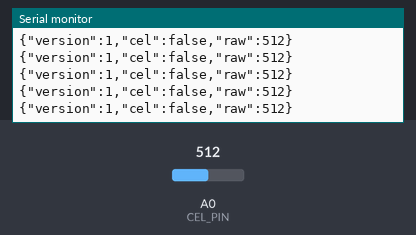
The sketch below on a simulated Arduino Uno, built with avr-gcc and run on an emulated ATmega328P. On the bench: the last lines printed to the serial monitor. The inputs (shaded band) are chosen by the test bench; at power-on: A0 (CEL_PIN) = 512.

Above: at 1.2 s.
1.3 s: A0 (CEL_PIN) set to 369
At 1.35 s:
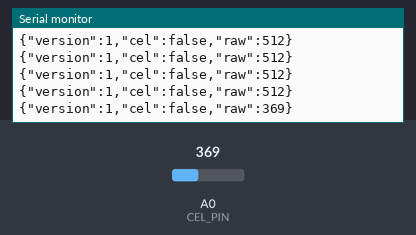
2.8 s: A0 (CEL_PIN) set to 346
At 2.87 s:
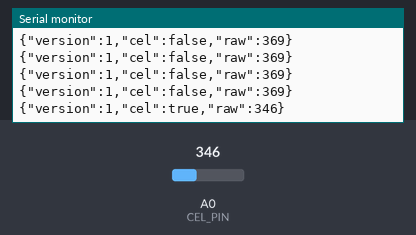

The sketch:

CEL.ino
```cpp
//analog input
// a22 - 24k - 24k - arduino analog input - 24k - gnd (b18)
//2002 rsx , cel kontak acik cel acik 333, motor acik cel acik 340 , cel kapali motor kapali 427 , cel kapali motor acik 426.
//safe range'de ayarlandi. 360 ve 400. +-30 seklinde.


const byte CEL_PIN = A0;

const int CEL_ON_THRESHOLD = 360;
const int CEL_OFF_THRESHOLD = 400;

bool celOn = false;

void setup() {
  Serial.begin(115200);
  pinMode(CEL_PIN, INPUT_PULLUP);
}

void loop() {
  long total = 0;

  // Average 10 readings
  for (int i = 0; i < 10; i++) {
    total += analogRead(CEL_PIN);
    delay(2);
  }

  int raw = total / 10;

  // Active LOW with hysteresis
  if (raw <= CEL_ON_THRESHOLD) {
    celOn = true;
  }
  else if (raw >= CEL_OFF_THRESHOLD) {
    celOn = false;
  }

  // JSON v1 - RSX Cluster UI
  Serial.print("{\"version\":1,\"cel\":");
  Serial.print(celOn ? "true" : "false");

  Serial.print(",\"raw\":");
  Serial.print(raw);

  Serial.println("}");

  delay(80);
}
```

Measured:
- the behaviour switches between 361 and 360 on A0 (CEL_PIN) (found by bisection; images 1 and 2)
- after the input at 1.3 s, the serial monitor: prints a new line at once (image 1)
- after the input at 2.8 s, the serial monitor: prints a new line after 0.07 s (image 2)
